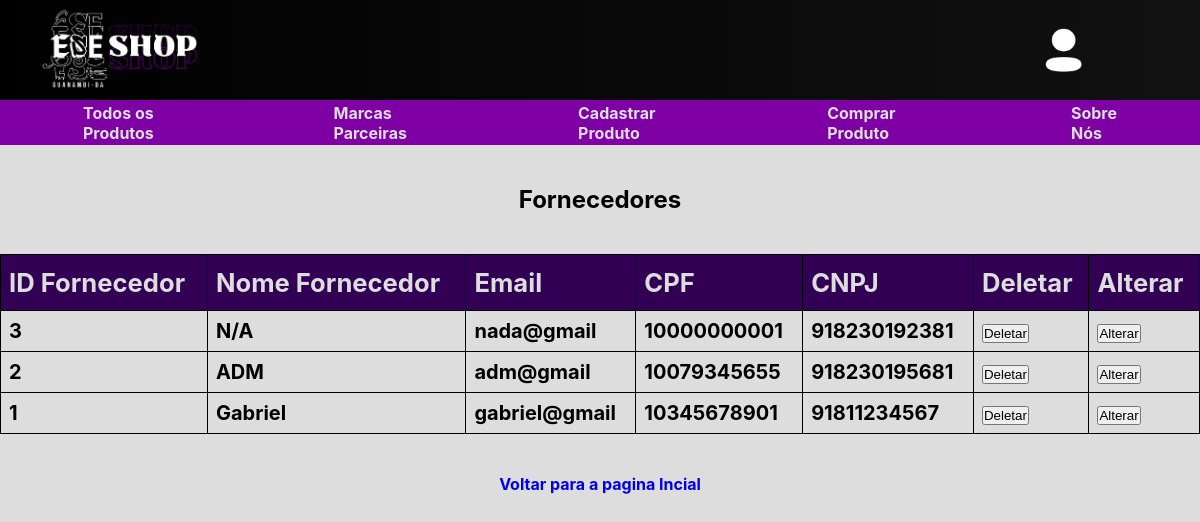
The app's page /sislojamarca/dados/fornecedores.php with its own data.
### tables this page shows
create table fornecedor(
    IDFornecedor VARCHAR(15) primary key,
    nomeFornecedor VARCHAR(100) not null,
    email VARCHAR(100) unique,
    cpf VARCHAR(11) unique,
    cnpj VARCHAR(14) unique
);

### sislojamarca/dados/fornecedores.php (the view, shortened to what this page needs)
<?php
require_once '../database/conexao.php';
$sql = "SELECT * FROM fornecedor ORDER BY IDFornecedor DESC";
$stm = $conn->prepare($sql);
$stm->execute();
$usuarios = $stm->fetchAll(PDO::FETCH_ASSOC);
?>
<!DOCTYPE html>
<html lang="pt-BR">
<head>
    <link rel="stylesheet" href="../css/todosprodutos.css">
    <link rel="stylesheet" href="../css/style.css">
    <link rel="stylesheet" href="../css/responsive.css">
</head>
<body>
<?php include_once "../components/header.php"?>
    <main>
        <h2>Fornecedores</h2>
        <table id="customers">
            <tr>
                <th>ID Fornecedor</th>
                <th>Nome Fornecedor</th>
                <th>Email</th>
                <th>CPF</th>
                <th>CNPJ</th>
                <th>Deletar</th>
                <th>Alterar</th>
            </tr>
            <?php foreach ($usuarios as $row) { ?>
                <tr>
                    <td><?php echo $row['IDFornecedor']; ?></td>
                    <td><?php echo $row['nomeFornecedor']; ?></td>
                    <td><?php echo $row['email']; ?></td>
                    <td><?php echo $row['cpf']; ?></td>
                    <td><?php echo $row['cnpj']; ?></td>
                    <td>
                    <form method="post" action="../database/delete.php">
                        <button type="submit" class="deletar" onclick="return confirm('Tem certeza que deseja deletar?');">Deletar</button>
                    </form>
                    </td>
                    <td>
                    <form method="post" action="../php/altproduto.php">
                        <button type="submit" class="alterar" onclick="return confirm('Tem certeza que deseja alterar?');">Alterar</button>
                    </form>
                    </td>
                </tr>
            <?php } ?>
        </table>
        <div class="voltar">
            <a href="../php/index.php">Voltar para a pagina Incial</a>
        </div>
    </main>
</body>
</html>

### sislojamarca/css/todosprodutos.css (style rules this page uses)
:root { --blackback: #111111; --purpleback: #7E00A4; --goldback: #C69F00; --whiteback: #DDDDDD; --text1: #000000; --purple: #310054; font-family: "Inter", sans-serif; font-weight: 700; font-style: normal; }
* { margin: 0px; padding: 0px; }
body { background-color: var(--whiteback); }
h2 { margin-top: 40px; color: var(--text); }
main { background-color: var(--blackback); display: flex; flex-direction: column; align-items: center; justify-content: center; color: var(--text); gap: 40px; }
#customers { border-collapse: collapse; width: 100%; }
#customers td, #customers th { border: 1px solid #000000; padding: 8px; font-size: 2.5dvh; }
#customers th { padding-top: 12px; padding-bottom: 12px; text-align: left; background:none; color: var(--whiteback); font-size: 3.2dvh; background-color: var(--purple); }

### sislojamarca/css/style.css (style rules this page uses)
:root { --blackback: #111111; --purpleback: #7E00A4; --goldback: #C69F00; --whiteback: #DDDDDD; --text1: #000000; --purple: #310054; font-family: "Inter", sans-serif; font-weight: 700; font-style: normal; }
* { margin: 0px; padding: 0px; }
body { background-color: var(--whiteback); }
a { display: block; text-decoration: none; }
main { display: flex; background-color: var(--whiteback); color: var(--text1) }
main > h2 { color: var(--text1) }

### records on screen
fornecedor: IDFornecedor "3", nomeFornecedor "N/A", email "nada@gmail", cpf "10000000001", cnpj "918230192381"
fornecedor: IDFornecedor "2", nomeFornecedor "ADM", email "adm@gmail", cpf "10079345655", cnpj "918230195681"
fornecedor: IDFornecedor "1", nomeFornecedor "Gabriel", email "gabriel@gmail", cpf "10345678901", cnpj "91811234567"
